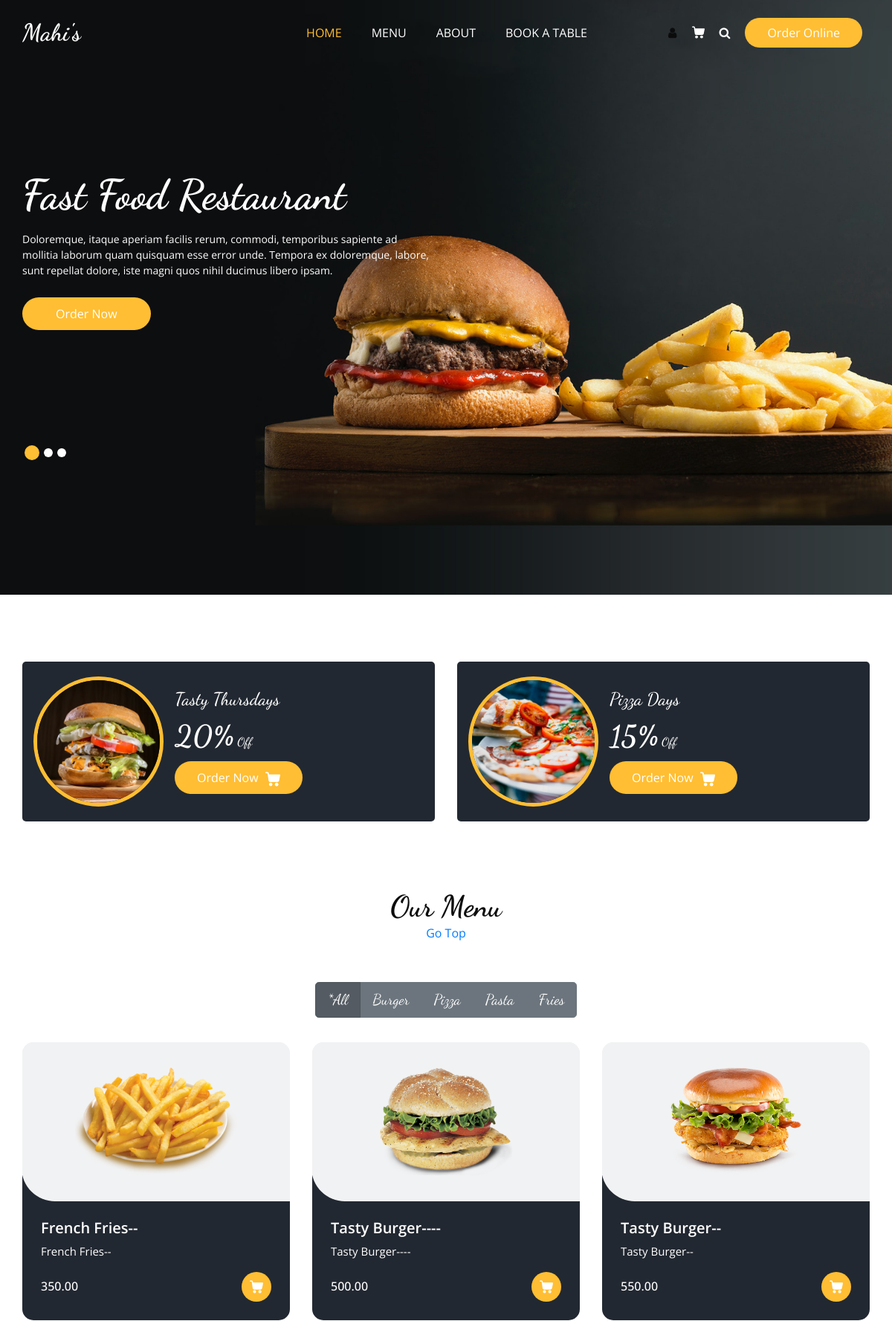
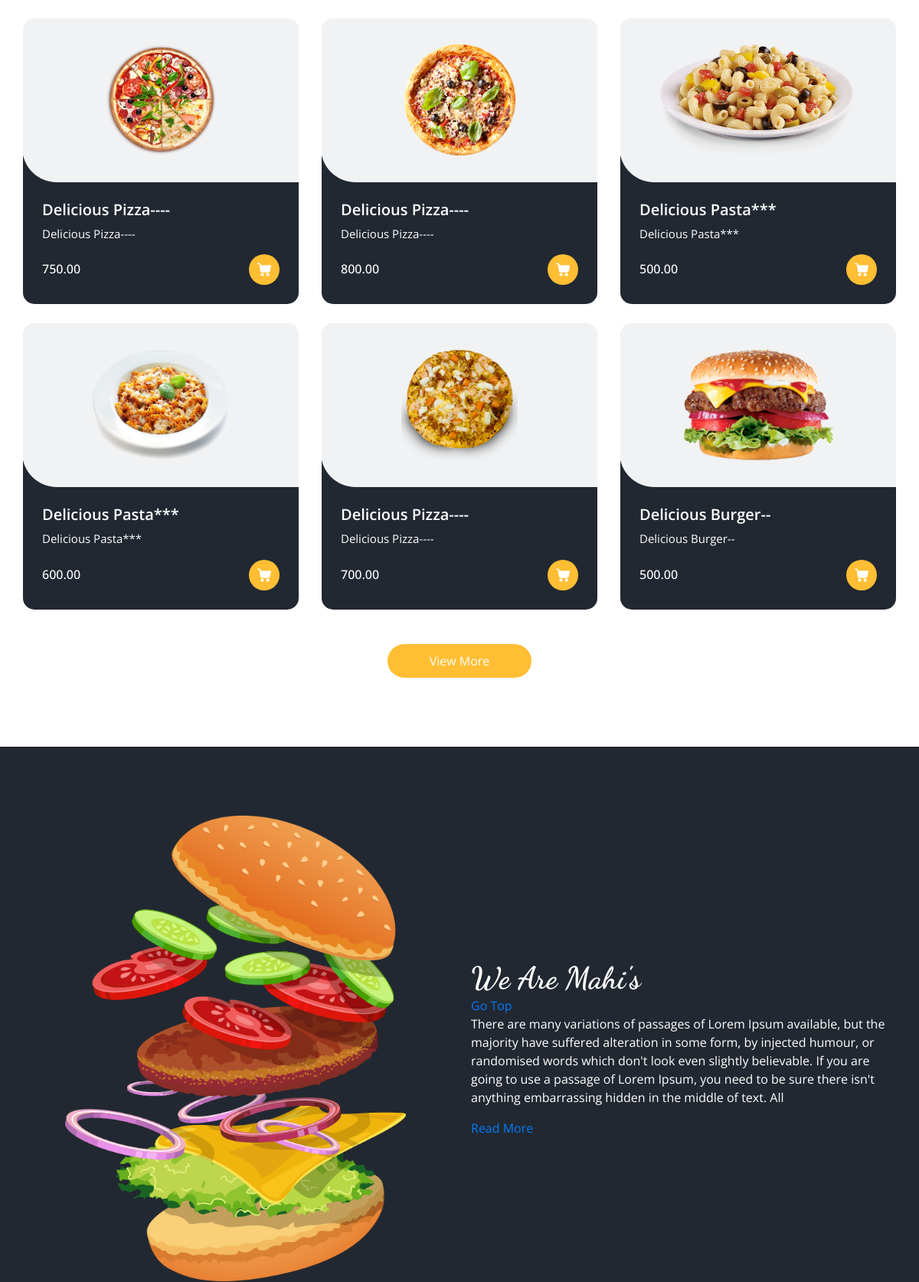
The page /bookings.php (upper part) on the database its author committed (2 pictures, top to bottom).
### tables this page shows
CREATE TABLE `ft_01_items` (
  `id` int(11) NOT NULL,
  `category_id` int(11) NOT NULL,
  `name` varchar(20) NOT NULL,
  `description` varchar(100) NOT NULL,
  `price` decimal(9,2) DEFAULT NULL,
  `image` varchar(100) NOT NULL
);

### db/conn.php (called while the page is built, shortened)
<?php
$hostname = $_SESSION['hostname'];
$ip_server = $_SERVER['SERVER_ADDR'];
if ($ip_server == "127.0.0.7") {
    $hosttype = 'remote';
    $hostname = 'infinityfree';
    } else {
        $hostname = 'localhost';
    }
if ($hostname == "localhost") {
    $host = "localhost";
    $dbname = "ft-01-fast-food-restaurant";
    $user = "root";
    $pass = "";
} elseif ($hostname == "infinityfree") {
    $host = "sql312.infinityfree.com";
    $dbname = "if0_34821597_Ud_04_mahiblog";
    $user = "if0_34821597";
    $pass = "q6CJCIvgPj9zjh5";
}
try {
    $pdo = new PDO("mysql:host=$host;dbname=$dbname", $user, $pass);
    $pdo->setAttribute(PDO::ATTR_ERRMODE, PDO::ERRMODE_EXCEPTION);
} catch (PDOException $e) {
    echo "Connection failed: " . $e->getMessage();
}
require_once('./db/item.php');
$item = new item($pdo);
?>

### db/item.php (called while the page is built, shortened)
<?php
class item
{
    private $db;
    function __construct($conn)
    {
        $this->db = $conn;
    }
    public function getItemsByCategoryId($id)
    {
        try {
            if ($id == 0) {
                $sql = "
                SELECT ft_01_items.id as itm_id, ft_01_categories.id as cat_id,
                ft_01_items.name as itm_name, ft_01_items.description as itm_description,
                ft_01_items.price as itm_price, ft_01_items.image as itm_img, ft_01_categories.name as cat_name
                FROM ft_01_items JOIN ft_01_categories on ft_01_categories.id = ft_01_items.category_id
                ";
            }
            $result = $this->db->query($sql);
            return $result;
        } catch (PDOException $e) {
            echo _alert_link($e->getMessage(), "danger", "", "Press following link to ", "Go back.");
            return false;
            return false;
        }
    }
}

### bookings.php (the view, shortened to what this page needs)
<?php
require_once './db/conn.php';
require_once './header.php';
?>
<?php
if (!isset($_GET['filter_id'])) {
  $filter_id = 0;
} else {
  $filter_id = $_GET['filter_id'];
}
?>
<div class="hero_area">
  <div class="bg-box">
    <img src="images/hero-bg.jpg" alt="">
  </div>
  <header class="header_section">
    <div class="container">
      <nav class="navbar navbar-expand-lg custom_nav-container ">
        <a class="navbar-brand" href="">
          <span>
            <?php echo $title_header; ?>
          </span>
        </a>
        <div class="collapse navbar-collapse" id="navbarSupportedContent">
          <ul class="navbar-nav  mx-auto ">
            <li class="nav-item active">
              <a class="nav-link" href="">Home <span class="sr-only">(current)</span></a>
            </li>
            <li class="nav-item">
              <a class="nav-link" href="#menu">Menu</a>
            </li>
            <li class="nav-item">
              <a class="nav-link" href="#about">About</a>
            </li>
            <li class="nav-item">
              <a class="nav-link" href="#bookatable">Book a Table</a>
            </li>
          </ul>
          <div class="user_option">
            <a class="user_link">
              <i class="fa fa-user" aria-hidden="true"></i>
            </a>
            <a class="cart_link" href="#">
            </a>
            <form class="form-inline">
              <form method="post" action="<?php echo htmlspecialchars($_SERVER["PHP_SELF"]); ?>">
                <button class="btn  my-2 my-sm-0 nav_search-btn" type="uuuuuu">
                  <i class="fa fa-search" aria-hidden="false"></i>
                </button>
              </form>
              <a href="" class="order_online">
                Order Online
              </a>
          </div>
        </div>
      </nav>
    </div>
  </header>
  <section class="slider_section ">
    <div id="customCarousel1" class="carousel slide" data-ride="carousel">
      <div class="carousel-inner">
        <div class="carousel-item active">
          <div class="container ">
            <div class="row">
              <div class="col-md-7 col-lg-6 ">
                <div class="detail-box">
                  <h1>
                    <?php echo $title_body ?>
                  </h1>
                  <p>
                    Doloremque, itaque aperiam facilis rerum, commodi, temporibus sapiente ad mollitia laborum quam quisquam esse error unde. Tempora ex doloremque, labore, sunt repellat dolore, iste magni quos nihil ducimus libero ipsam.
                  </p>
                  <div class="btn-box">
                    <a href="" class="btn1">
                      Order Now
                    </a>
                  </div>
                </div>
              </div>
            </div>
          </div>
        </div>
      </div>
      <div class="container">
        <ol class="carousel-indicators">
          <li data-target="#customCarousel1" data-slide-to="0" class="active"></li>
          <li data-target="#customCarousel1" data-slide-to="1"></li>
          <li data-target="#customCarousel1" data-slide-to="2"></li>
        </ol>
      </div>
    </div>
  </section>
</div>
<section class="offer_section layout_padding-bottom">
  <div class="offer_container">
    <div class="container ">
      <div class="row">
        <div class="col-md-6  ">
          <div class="box ">
            <div class="img-box">
              <img src="images/o1.jpg" alt="">
            </div>
            <div class="detail-box">
              <h5>
                Tasty Thursdays
              </h5>
              <h6>
                <span>20%</span> Off
              </h6>
              <a href="">
                Order Now
              </a>
            </div>
          </div>
        </div>
        <div class="col-md-6  ">
          <div class="box ">
            <div class="img-box">
              <img src="images/o2.jpg" alt="">
            </div>
            <div class="detail-box">
              <h5>
                Pizza Days
              </h5>
              <h6>
                <span>15%</span> Off
              </h6>
              <a href="">
                Order Now
              </a>
            </div>
          </div>
        </div>
      </div>
    </div>
  </div>
</section>
<section class="food_section layout_padding-bottom">
  <div class="container">
    <div class="heading_container heading_center">
      <h2>
        <a id='menu'>Our Menu</a>
      </h2>
      <a href="#top">Go Top</a>
    </div>
    <div class="heading_container heading_center">
      <h1>
        <br>
        <div class="btn-group" center>
          <a href="?filter_id=0" class="btn btn-secondary  btn-lg  <?php echo $filter_id == 0 ? 'active' : ''; ?>" aria-current="page">*All</a>
          <a href="?filter_id=1" class="btn btn-secondary  btn-lg  <?php echo $filter_id == 1 ? 'active' : ''; ?>" aria-current="page">Burger</a>
          <a href="?filter_id=2" class="btn btn-secondary  btn-lg  <?php echo $filter_id == 2 ? 'active' : ''; ?>" aria-current="page">Pizza</a>
          <a href="?filter_id=3" class="btn btn-secondary  btn-lg  <?php echo $filter_id == 3 ? 'active' : ''; ?>" aria-current="page">Pasta</a>
          <a href="?filter_id=4" class="btn btn-secondary  btn-lg  <?php echo $filter_id == 4 ? 'active' : ''; ?>" aria-current="page">Fries</a>
      </h1>
    </div>
    <div class="filters-content">
      <div class="row grid">
        <?php
        $results_item = $item->getItemsByCategoryId($filter_id);
        while ($rec_itm = $results_item->fetch(PDO::FETCH_ASSOC)) {
        ?>
          <div class="col-sm-6 col-lg-4 all burger">
            <div class="box">
              <div>
                <div class="img-box">
                  <img src="<?php echo $rec_itm['itm_img'] ?>" alt="">
                </div>
                <div class="detail-box">
                  <h5>
                    <?php echo $rec_itm['itm_name'] ?>
                  </h5>
                  <p>
                    <?php echo $rec_itm['itm_name'] ?>
                  </p>
                  <div class="options">
                    <h6>
                      <?php echo $rec_itm['itm_price'] ?>
                    </h6>
                    <a href="">
                    </a>
                  </div>
                </div>
              </div>
            </div>
          </div>
        <?php } ?>
      </div>
    </div>
    <div class="btn-box">
      <a href="">
        View More
      </a>
    </div>
  </div>
</section>
<section class="about_section layout_padding">
  <div class="container  ">
    <div class="row">
      <div class="col-md-6 ">
        <div class="img-box">
          <img src="images/about-img.png" alt="">
        </div>
      </div>
      <div class="col-md-6">
        <div class="detail-box">
          <div class="heading_container">
            <h2>
              We Are <?php echo $title_header; ?>
            </h2>
          </div>
        </div>
            <a href="#top">Go Top</a>
        <p>
          There are many variations of passages of Lorem Ipsum available, but the majority have suffered alteration
          in some form, by injected humour, or randomised words which don't look even slightly believable. If you
          are going to use a passage of Lorem Ipsum, you need to be sure there isn't anything embarrassing hidden in
          the middle of text. All
        </p>
        <a href="">
          Read More
        </a>
      </div>
    </div>
  </div>
</section>
<?php require_once './footer.php' ?>;

### header.php (shortened to what this page needs)
<?php
$title_header = "Mahi's";
$title_body = "Fast Food Restaurant";
?>
<!DOCTYPE html>
<html>
<head>
  <link rel="stylesheet" type="text/css" href="./css/bootstrap.css" />
  <link rel="stylesheet" type="text/css" href="https://cdnjs.cloudflare.com/ajax/libs/OwlCarousel2/2.3.4/assets/owl.carousel.min.css" />
  <link rel="stylesheet" href="https://cdnjs.cloudflare.com/ajax/libs/jquery-nice-select/1.1.0/css/nice-select.min.css" />
  <link href="./css/font-awesome.min.css" rel="stylesheet" />
  <link href="./css/style.css" rel="stylesheet" />
  <link href="./css/responsive.css" rel="stylesheet" />
</head>
<body>

### footer.php (shortened to what this page needs)
</body>
</html>

### css/responsive.css (style rules this page uses)
@media (min-width: 1200px) { .container { max-width: 1170px; } }

### rows shown on the page
ft_01_items: image (picture), name "French Fries--", price "350.00"
ft_01_items: image (picture), name "Tasty Burger----", price "500.00"
ft_01_items: image (picture), name "Tasty Burger--", price "550.00"
ft_01_items: image (picture), name "Delicious Pizza----", price "750.00"
ft_01_items: image (picture), name "Delicious Pizza----", price "800.00"
ft_01_items: image (picture), name "Delicious Pasta***", price "500.00"
ft_01_items: image (picture), name "Delicious Pasta***", price "600.00"
ft_01_items: image (picture), name "Delicious Pizza----", price "700.00"
ft_01_items: image (picture), name "Delicious Burger--", price "500.00"

### other values the page prints
$title_header "Mahi's"
$title_body "Fast Food Restaurant"
